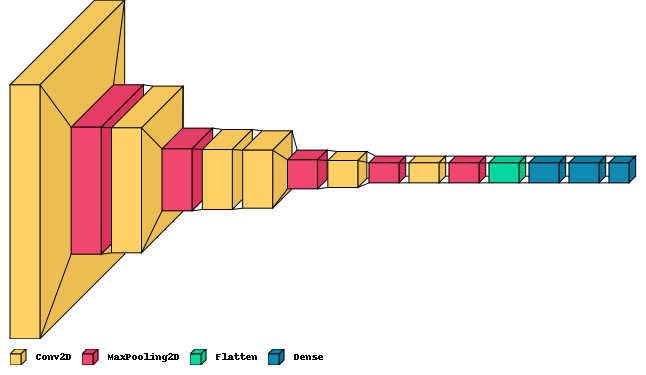
#> input picture Cnn-Representation.png, 646 x 375 px, given as the content of the folder data/Tilapia, which was not available
$ python 'data augmentation.py'
#> lines starting #> are read from the running program, lines starting #| are printed output that depends on the picture; pictures that were not available may be replaced by others from this repository, and a replacement may not be noted
import os
import cv2
import random
import numpy as np

directory = 'data\/Tilapia'


def transform(fileName):

#> called with fileName = 'data\\/Tilapia/Cnn-Representation.png'
    IN_IMAGE = fileName
    OUT_PATH = 'data\outImage'

    if os.path.sep != OUT_PATH[-1]:
        OUT_PATH += os.path.sep

    name = IN_IMAGE.split(os.path.sep)[-1].split('.')[0] + '_'
    IN_IMAGE = cv2.imread(IN_IMAGE)
#> IN_IMAGE is the input picture: shape (375, 646, 3); mean B, G, R 213.3, 228.2, 242.1

    SIZE_Y = IN_IMAGE.shape[0]
#> SIZE_Y = 375
    SIZE_X = IN_IMAGE.shape[1]
#> SIZE_X = 646

    if os.path.exists(OUT_PATH) is False:
        os.makedirs(OUT_PATH)

    # Blur image and save it to OUT_PATH + 'blurred5x5.png'
    cv2.imwrite(OUT_PATH + name + 'blurred 3x3.png', cv2.blur(IN_IMAGE, (3, 3)))
    cv2.imwrite(OUT_PATH + name + 'blurred 15x15.png', cv2.blur(IN_IMAGE, (15, 15)))
    cv2.imwrite(OUT_PATH + name + 'gaussian blurred 15x15.png', cv2.GaussianBlur(IN_IMAGE, (15, 15), 0))
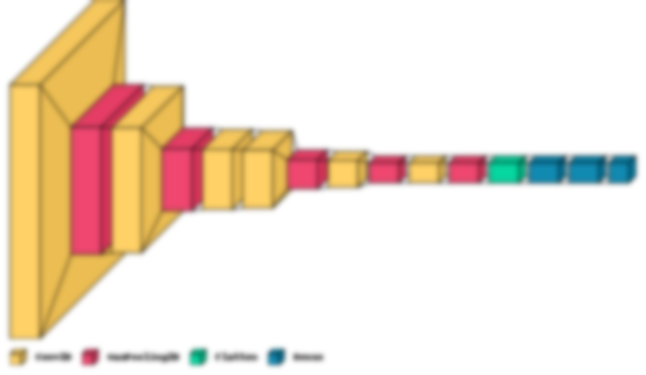
#> saved as Cnn-Representation_gaussian blurred 15x15.png: shape (375, 646, 3); mean B, G, R 213.3, 228.2, 242.1

    # Draw a random black box on the image and save it to OUT_PATH + 'blackbox.png'
    def blackbox(img, w, h):
#> called with w = 64.6, h = 37.5
        img = img.copy()
        w = int(w)
        h = int(h)
        x = random.randint(0, img.shape[1] - w)
#> x = 394
        y = random.randint(0, img.shape[0] - h)
#> y = 215
        cv2.rectangle(img, (x, y), (x + w, y + h), (0, 0, 0), -1)
        return img

    cv2.imwrite(OUT_PATH + name + 'blackbox 10%.png', blackbox(IN_IMAGE, SIZE_X*0.1, SIZE_Y*0.1))
    cv2.imwrite(OUT_PATH + name + 'blackbox 25%.png', blackbox(IN_IMAGE, SIZE_X*0.25, SIZE_Y*0.25))


    # Rotate the image and save it to OUT_PATH + 'rotated.png'
    def rotate(img, angle):
#> called with angle = 45
        return cv2.warpAffine(img, cv2.getRotationMatrix2D((img.shape[1] / 2, img.shape[0] / 2), angle, 1), (img.shape[1], img.shape[0]))

    cv2.imwrite(OUT_PATH + name + 'rotated 45.png', rotate(IN_IMAGE, 45))
    cv2.imwrite(OUT_PATH + name + 'rotated 90.png', rotate(IN_IMAGE, 90))
#> call 2 of rotate, with angle = 90
#> in rotate (call 2), `return cv2.warpAffine(img, cv2.getRotationMatrix2D((img.shape[1] / 2, ..`:
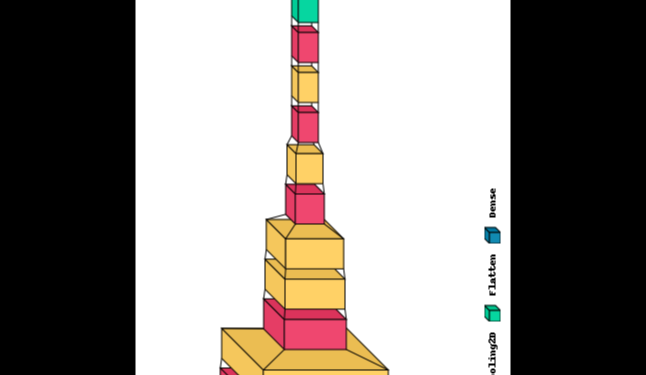
#> returned value: shape (375, 646, 3); mean of channels 0, 1, 2 132, 136.8, 142.6; drawn as B, G, R
    cv2.imwrite(OUT_PATH + name + 'rotated 180.png', rotate(IN_IMAGE, 180))


    # Dilate the image and save it to OUT_PATH + 'dilated.png'
    def dilate(img, iterations):
#> called with iterations = 1
        kernel = np.ones((3, 3), np.uint8)
        return cv2.dilate(img, kernel, iterations=iterations)

    cv2.imwrite(OUT_PATH + name + 'dilated 1x.png', dilate(IN_IMAGE, 1))
    cv2.imwrite(OUT_PATH + name + 'dilated 20x.png', dilate(IN_IMAGE, 4))
    cv2.imwrite(OUT_PATH + name + 'dilated 50x.png', dilate(IN_IMAGE, 5))

    # Change hue of the image and save it to OUT_PATH + 'hue.png'
    def hue(img, value):
#> called with value = 10
        hsv = cv2.cvtColor(img, cv2.COLOR_BGR2HSV)
#> hsv: shape (375, 646, 3); mean H, S, V 15.2, 41.5, 244.5
        h, s, v = cv2.split(hsv)
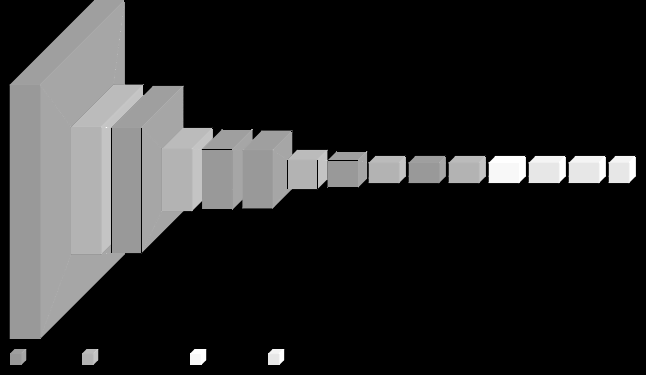
#> s: shape (375, 646); min 0, max 255, mean 41.5
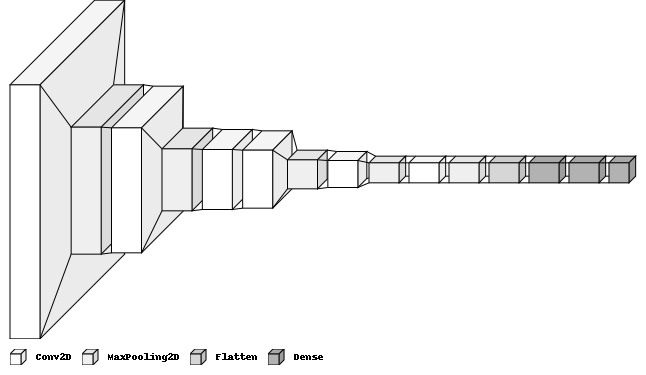
#> v: shape (375, 646); min 0, max 255, mean 244.5
        h = cv2.add(h, value)
        hsv = cv2.merge((h, s, v))
#> hsv: shape (375, 646, 3); mean H, S, V 25.2, 41.5, 244.5
        return cv2.cvtColor(hsv, cv2.COLOR_HSV2BGR)

    cv2.imwrite(OUT_PATH + name + 'hue 10.png', hue(IN_IMAGE, 10))
    cv2.imwrite(OUT_PATH + name + 'hue -10.png', hue(IN_IMAGE, -10))
#> in hue (call 2), `hsv = cv2.merge((h, s, v))`: hsv: shape (375, 646, 3); mean H, S, V 12.7, 41.5, 244.5
    cv2.imwrite(OUT_PATH + name + 'hue 180.png', hue(IN_IMAGE, 180))
#> call 3 of hue, with value = 180
#> in hue (call 3), `h = cv2.add(h, value)`:
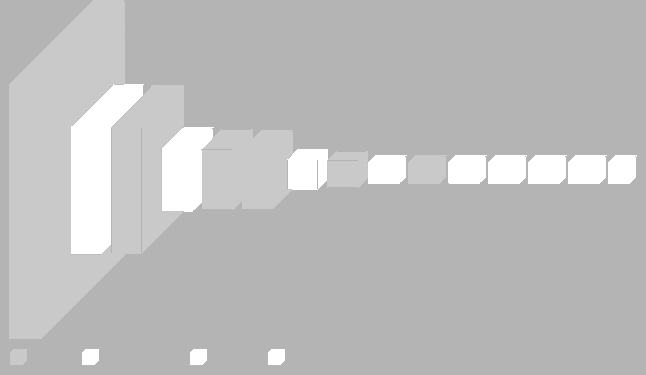
#> h: shape (375, 646); min 180, max 255, mean 189.3
#> in hue (call 3), `hsv = cv2.merge((h, s, v))`: hsv: shape (375, 646, 3); mean H, S, V 189.3, 41.5, 244.5
    cv2.imwrite(OUT_PATH + name + 'hue -180.png', hue(IN_IMAGE, -180))
#> call 4 of hue, with value = -180
#> in hue (call 4), `h = cv2.add(h, value)`: h: shape (375, 646); every value is 0
#> in hue (call 4), `hsv = cv2.merge((h, s, v))`: hsv: shape (375, 646, 3); mean H, S, V 0, 41.5, 244.5
#> in hue (call 4), `return cv2.cvtColor(hsv, cv2.COLOR_HSV2BGR)`:
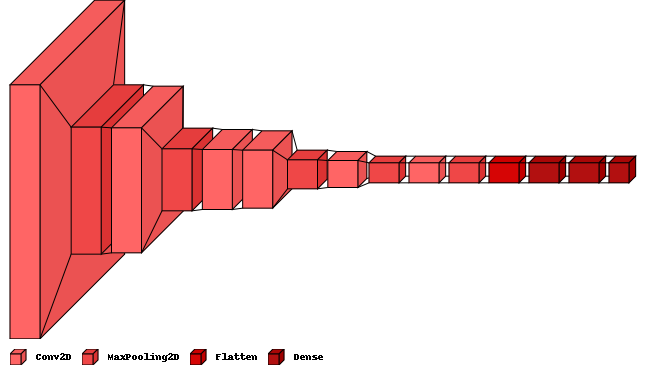
#> returned value: shape (375, 646, 3); mean B, G, R 209, 209, 244.5
    cv2.imwrite(OUT_PATH + name + 'hue 270.png', hue(IN_IMAGE, 270))
#> in hue (call 5), `h = cv2.add(h, value)`: h: shape (375, 646); every value is 255
#> in hue (call 5), `hsv = cv2.merge((h, s, v))`: hsv: shape (375, 646, 3); mean H, S, V 255, 41.5, 244.5
#> in hue (call 5), `return cv2.cvtColor(hsv, cv2.COLOR_HSV2BGR)`:
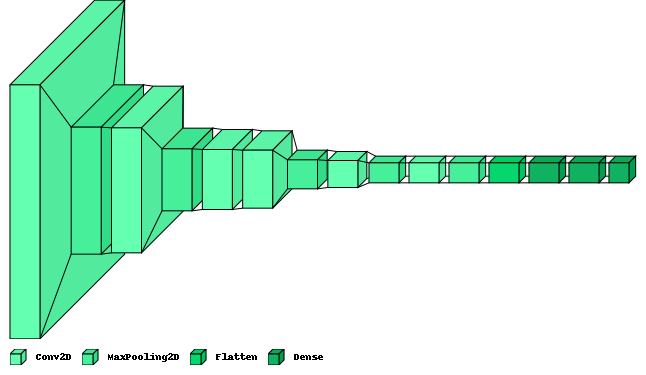
#> returned value: shape (375, 646, 3); mean B, G, R 226.7, 244.5, 209
    cv2.imwrite(OUT_PATH + name + 'hue -270.png', hue(IN_IMAGE, -270))

    # Compress image with JPEG and save it

    cv2.imwrite(OUT_PATH + name + 'compressed 10.jpg', IN_IMAGE, [cv2.IMWRITE_JPEG_QUALITY, 10])
    cv2.imwrite(OUT_PATH + name + 'compressed 50.jpg', IN_IMAGE, [cv2.IMWRITE_JPEG_QUALITY, 50])
    cv2.imwrite(OUT_PATH + name + 'compressed 75.jpg', IN_IMAGE, [cv2.IMWRITE_JPEG_QUALITY, 75])

    print('Saving to:', OUT_PATH)

for filename in os.listdir(directory):
    f = os.path.join(directory, filename)
    transform(f)

$ run again, on imgs/100-100 Normal.jpg
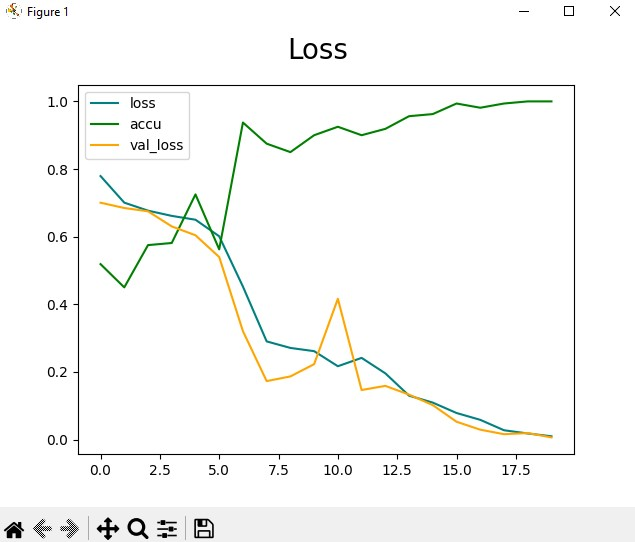
#> input picture imgs/100-100 Normal.jpg, 635 x 542 px, given as the content of the folder data/Tilapia, which was not available
#> in transform, IN_IMAGE is the input picture: shape (542, 635, 3); mean B, G, R 247.6, 248.9, 248.3
#> in hue (call 3), `h = cv2.add(h, value)`:
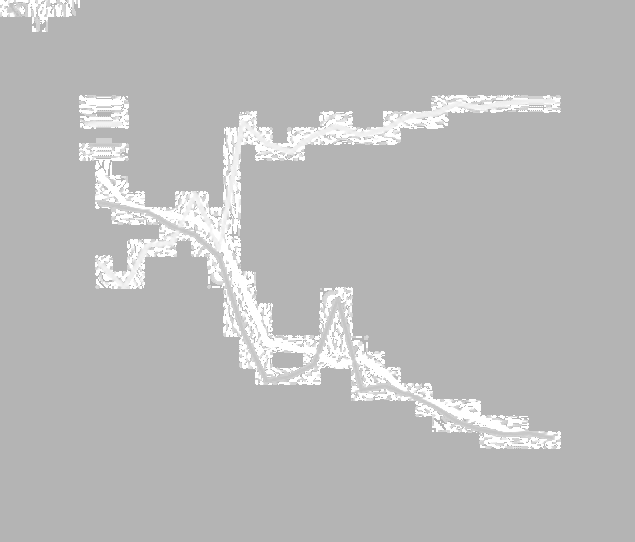
#> h: shape (542, 635); min 180, max 255, mean 185.8
#> in hue (call 4), `return cv2.cvtColor(hsv, cv2.COLOR_HSV2BGR)`:
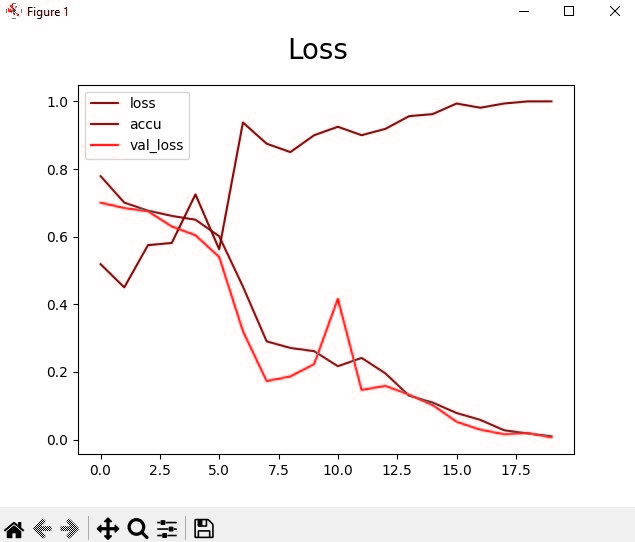
#> returned value: shape (542, 635, 3); mean B, G, R 247.1, 247.1, 249.3

$ run again, on imgs/100-250 1class Tratada.jpg
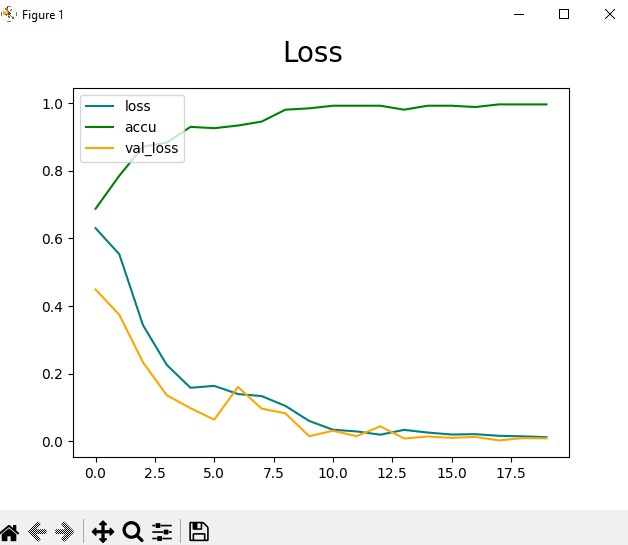
#> input picture imgs/100-250 1class Tratada.jpg, 628 x 545 px, given as the content of the folder data/Tilapia, which was not available
#> in transform, IN_IMAGE is the input picture: shape (545, 628, 3); mean B, G, R 248.2, 249.2, 248.6
#> in hue, `h, s, v = cv2.split(hsv)`:
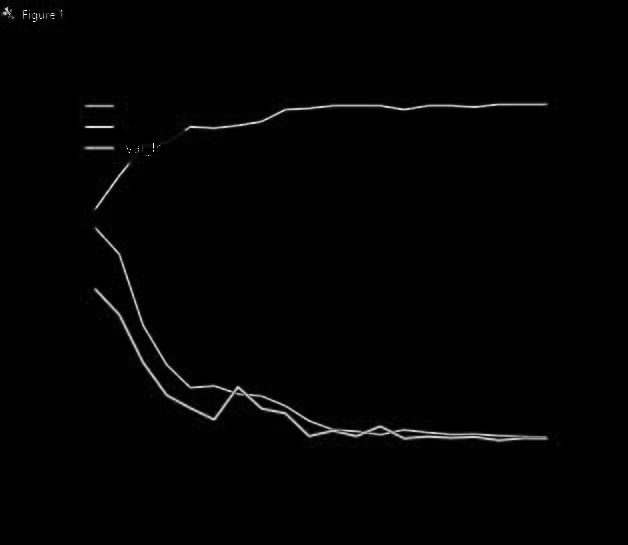
#> s: shape (545, 628); min 0, max 255, mean 2.4
#> in hue (call 3), `h = cv2.add(h, value)`:
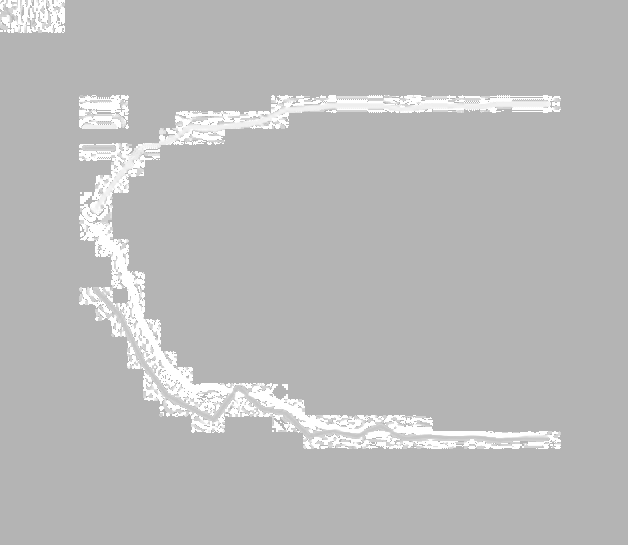
#> h: shape (545, 628); min 180, max 255, mean 185.2
